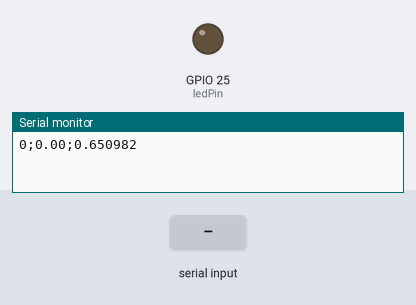
A sketch run on a simulated ESP32. On the bench: output pins drawn as LEDs (lit = HIGH), the last lines printed to the serial monitor. The inputs (shaded band) are chosen by the test bench.

Above: at 1.2 s.
1.3 s: "ligar\n" received over Serial
At 1.8 s:
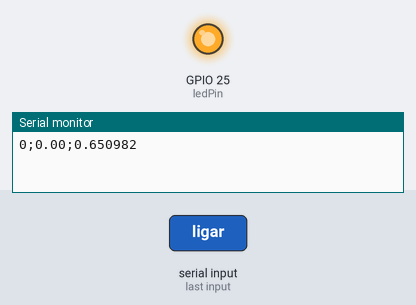
2.8 s: "desligar\n" received over Serial
At 4.1 s:
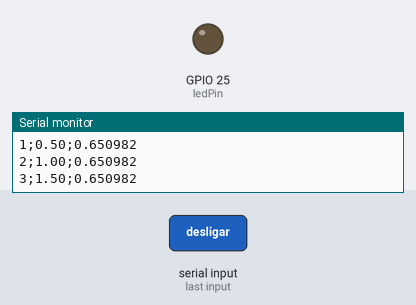
Timing chart, 0 to 5.8 s (numbered marks = the images above; inputs shaded):
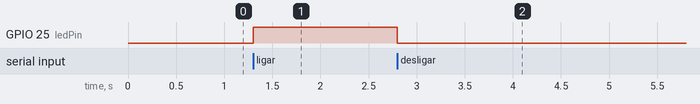

Measured:
- after the input at 1.3 s, GPIO 25 (ledPin): LOW → HIGH at once
- after the input at 2.8 s, GPIO 25 (ledPin): HIGH → LOW at once

The sketch:

serial_esp32.ino
```cpp
const int ledPin = 25;

void setup() {
  Serial.begin(115200);
  pinMode(ledPin, OUTPUT); /* Led */
}

int cont = 0;
float temperatura = 0;
float f_latitude = 0.650982;

char mensagem[200];

unsigned long tempoAntes = millis();

void loop() {
  if (Serial.available() > 0) {
    String comando = Serial.readStringUntil('\n');

    if (comando == "ligar") {
      digitalWrite(ledPin, HIGH);
    } else if (comando == "desligar") {
      digitalWrite(ledPin, LOW);
    }
  }
  if (millis() - tempoAntes > 1000)
  {
    memset(mensagem, 0, sizeof(mensagem));
    sprintf(mensagem, "%d;%.2f;%.6f", cont, temperatura, f_latitude);
    Serial.println(mensagem);

    cont++;
    temperatura = temperatura + 0.5;

    tempoAntes = millis();
  }
}
```
